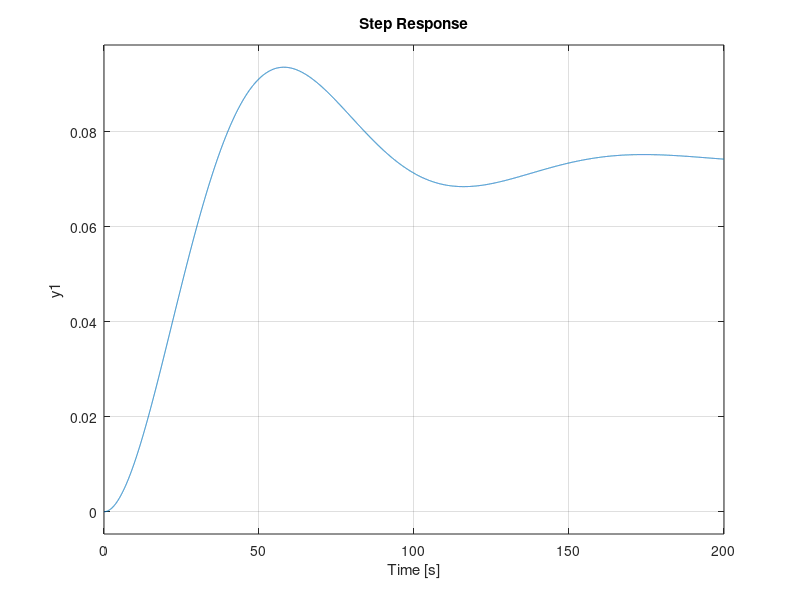

Here is the MATLAB script that generated this plot:
%funcion de transferencia a lazo cerrado
clc;close all;
s=tf('s');

%obtenemos la funcion de transferencia de nuestro sistema

%electrovalvula
 Fv=(2.542e-4)/(s+0.006208)
%tanque
Ft=((25.46)/(25.46*s+1))
%sensor de nivel
Fs=((240.7)/(s+19.11))

%por teorema de circuitos retroalimentados y simplificacion obtenemos

FT= ((Fv * Ft)/(1+(Fv *Ft * Fs)))
FT_simplificada = minreal(FT);


%analisis en frecuencia
bode(FT);
%respuesta al impulso
impulse(FT);
%analisis de error
step(FT);
